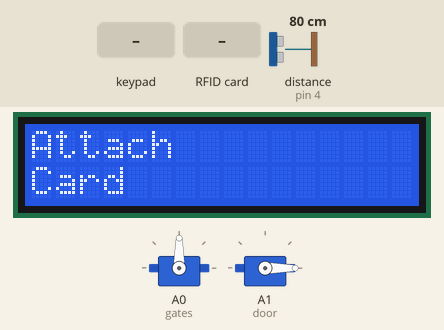
A sketch run on a simulated Arduino Uno, built with avr-gcc and run on an emulated ATmega328P. Shown: 2 × servo, 16×2 character LCD. Wiring (inferred from the names in the program): ultrasonic range finder: trigger A2; echo pin 4. Inputs (shaded band) come from the test bench; at power-on: distance to the obstacle (sensor on pin 4) 80 cm. The echo pulse lasts 58.3 µs per cm; what the sketch prints to the serial monitor is not drawn.

Above: at 1.3 s.
1.4 s: keypad keys 1 0 9 7 # pressed 0.4 s apart
At 4.6 s:
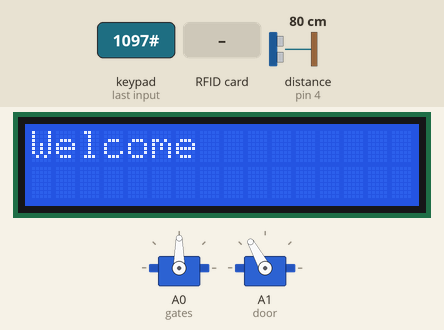
4.9 s: RFID card 5E 7A 19 C4 held to the reader
7.9 s: key '#' pressed
At 10.4 s:
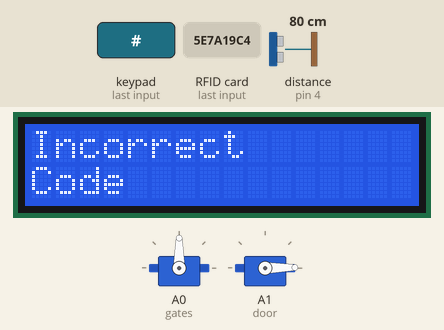
10.9 s: keypad keys 0 0 0 0 # pressed 0.4 s apart
At 12.7 s:
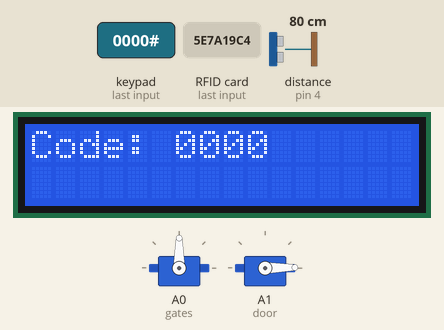
14.4 s: key '*' pressed
At 15.3 s:
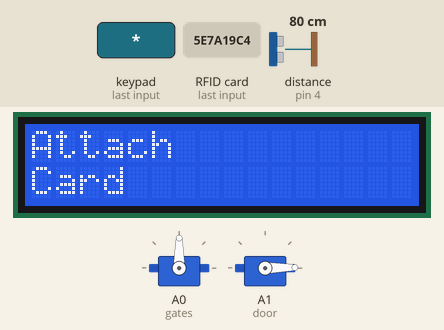
15.9 s: key '0' pressed
At 16.9 s:
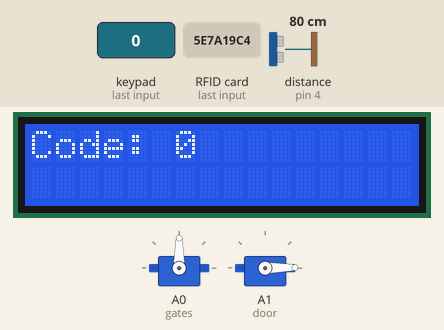
Timing chart, 0 to 18.4 s (numbered marks = the images above; inputs shaded):
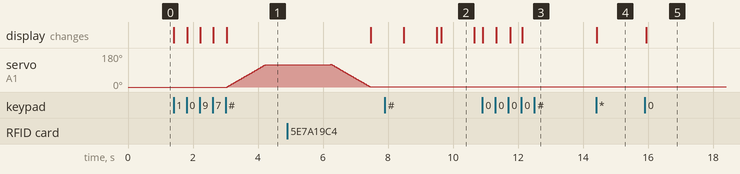

Measured:
- after the input at 1.4 s, servo on A1 (door): moves from 0° to 119° over 1.2 s, starting after 1.7 s; the display: first changes at once (image 1 shows a later state)
- after the input at 7.9 s, the display: first differs from a run without the input after 1.7 s (image 2)
- after the input at 10.9 s, the display: first changes at once (image 3 shows a later state)
- after the input at 14.4 s, the display: changes at once (image 4)
- after the input at 15.9 s, the display: changes at once (image 5)
- what the display in image 2 shows lasts 1.0 s, from 9.6 s to 10.6 s

The sketch:

complect_newest.ino
```cpp
#include <Wire.h>
#include <LiquidCrystal_I2C.h>
#include <SPI.h>
#include <MFRC522.h>
#include <Keypad.h>
#include <Servo.h>

//DEFINE-s
#define adc_1 "Attach"
#define adc_2 "Card"

#define gates_rotations 3.3     // Кол-во оборотов сервака (по 360) для открытия ворот (float)
#define door_degrees 120      // Кол-во градусов для открытия двери

#define HC_trigPin A2         // Триггер пин для HC
#define HC_echoPin 4          // ECHO пин для HC

#define QUI_low_limit_HC 600    // Нижний предел расстояния покоя для HC
#define QUI_high_limit_HC 11000   // Верхний предел расстояния покоя для HC
int is_ride = 0;

//СЕРВОПРИВОДЫ
Servo gates;
Servo door;

// ДИСПЛЕЙ
LiquidCrystal_I2C lcd(0x27,16,2);

// RFID считыватель
#define RST_PIN 9
#define SS_PIN 10

MFRC522 rfid(SS_PIN, RST_PIN);
MFRC522::MIFARE_Key key;
MFRC522::StatusCode status;

uint32_t previousUid = 0;

String response = "";

// KEY MATRIX
const byte ROWS = 4; // 4 строки
const byte COLS = 3; // 3 столбца
char keys[ROWS][COLS] = {
  {'1','2','3'},
  {'4','5','6'},
  {'7','8','9'},
  {'*','0','#'}
};
byte rowPins[ROWS] = {0, 1, 2, 3};
byte colPins[COLS] = {5, 6, 7};
Keypad keypad = Keypad(makeKeymap(keys), rowPins, colPins, ROWS, COLS);

String currentCode = "";
String CODE = "1097";
char _slh = '#';
int is_open_gates = 0;

void setup() {
  is_open_gates = 0;
  // серваки
  gates.attach(A0);
  door.attach(A1);

  door.write(0);
  gates.write(90);

  //датчик растояния
  pinMode(HC_trigPin, OUTPUT);    // TRIGGER
  pinMode(HC_echoPin, INPUT);      // ECHO

  //дисплей
  lcd.init();                      // Инициализация дисплея
  lcd.backlight();
  lcd.setCursor(0, 0);
  SPI.begin();

  //RFID
  rfid.PCD_Init();
  rfid.PCD_SetAntennaGain(rfid.RxGain_max);
  rfid.PCD_AntennaOff();
  rfid.PCD_AntennaOn();
  for (byte i = 0; i < 6; i++) key.keyByte[i] = 0xFF;

  //остальное
  Serial.begin(9600);
  while (!Serial) {}
  addCardPrint();
}

void open_door() {
  for (int deg = 0; deg < door_degrees; deg++) {
    door.write(deg);
    delay(10);
  }
  //door.write(90);
  delay(2000);

  for (int deg = door_degrees; deg > 0; deg-=1) {
    door.write(deg);
    delay(10);
  }
  //door.write(0);
}

void close_gates() {
  gates.write(105);
  for (int i=0; i<265; i++) {
    delay(20);
    //lcd.clear();
    //lcd.write(get_dist());
    int rx = get_dist();
    if (QUI_low_limit_HC >= rx) {
      gates.write(90);
      rx = get_dist();
      while (QUI_low_limit_HC >= rx) {
        rx = get_dist();
        delay(20);
        //gates.write(90);
      }
      delay(100);
      gates.write(105);
      continue;
    }
  }
  //delay(6800);
  delay(300);
  gates.write(90);
}

void open_gates() {
  gates.write(80);
  delay(7000); //1835
  gates.write(90);
}

void addCardPrint() {
  lcd.clear();
  lcd.print(adc_1);
  lcd.setCursor(0, 1);
  lcd.print(adc_2);
  lcd.setCursor(0, 0);
}
// >>>

int get_dist(){
      int durationx;

      digitalWrite(HC_trigPin, LOW); // изначально датчик не посылает сигнал
      delayMicroseconds(2); // ставим задержку в 2 ммикросекунд

      digitalWrite(HC_trigPin, HIGH); // посылаем сигнал
      delayMicroseconds(10); // ставим задержку в 10 микросекунд
      digitalWrite(HC_trigPin, LOW); // выключаем сигнал

      durationx = pulseIn(HC_echoPin, HIGH);
      return durationx;
}

void loop() {

  static uint32_t rebootTimer = millis(); // Важный костыль против зависания модуля!
if (millis() - rebootTimer >= 1000) {   // Таймер с периодом 1000 мс
  rebootTimer = millis();               // Обновляем таймер
  digitalWrite(RST_PIN, HIGH);          // Сбрасываем модуль
  delayMicroseconds(2);                 // Ждем 2 мкс
  digitalWrite(RST_PIN, LOW);           // Отпускаем сброс
  rfid.PCD_Init();                      // Инициализируем заного
}
    // Обработка клавиатуры
    char key = keypad.getKey();
    if (key){
      if (key=='*') {
        currentCode = "";
         addCardPrint();

      } else {
          if (key==_slh) {
            if (currentCode==CODE) {
          lcd.clear();
          lcd.print("Welcome");
          open_door();
          addCardPrint();
          currentCode = "";

        } else {
          if (currentCode=="0000") {
            Serial.print("Rewrite: UID =");
            Serial.println(" ");

            String response = "";
            response = Serial.readStringUntil('\n');

            if (response == "TRewrite"){
              lcd.clear();
              lcd.print("Card updated");
              delay(1500);
              addCardPrint();
            }

          } else {
          currentCode="";
          lcd.clear();
          lcd.print("Incorrect");
          lcd.setCursor(0, 1);
          lcd.print("Code");
          lcd.setCursor(0, 0);
          delay(1000);
          addCardPrint();
        }

      }} else {
        currentCode += key;
        lcd.clear();
        lcd.print("Code: " + currentCode);
        }
      }
    }

    //Датчик HC


      int duration = get_dist();
      //lcd.clear();
      //lcd.print(duration);

      if (duration < QUI_low_limit_HC) {
        is_ride = 1;
        //lcd.clear();
        //lcd.print(duration);
        //delay(500);
      } else {

      if ((QUI_low_limit_HC <= duration) && is_open_gates && is_ride) {
        delay(2000);
        is_ride = 0;
        close_gates();
        is_open_gates = 0;
      } }


    // Принятие UID метки, отправка в Python скрипт и получение результата.
    if (rfid.PICC_IsNewCardPresent() && rfid.PICC_ReadCardSerial()) {
        uint32_t currentUid = 0;
        for (uint8_t i = 0; i < 4; i++) {
            currentUid <<= 8;
            currentUid |= rfid.uid.uidByte[i];}

        if (currentUid != previousUid) {
            String uidString = "";
            for (uint8_t i = 0; i < 4; i++) {uidString += String(rfid.uid.uidByte[i]);}
            previousUid = currentUid;

            Serial.print("Запрос: UID = ");
            Serial.println(uidString);

            String response = "";
            response = Serial.readStringUntil('\n');

            lcd.clear();
            if (response=="True" && !is_open_gates) {
              is_open_gates = 1;
              lcd.print("Welcome!");
              open_gates();
              delay(2000);
              addCardPrint();
            } else {
              lcd.print("Access denied");
              delay(1000);
              addCardPrint();
              is_open_gates = 0;
            }
        }
    }
}
```
